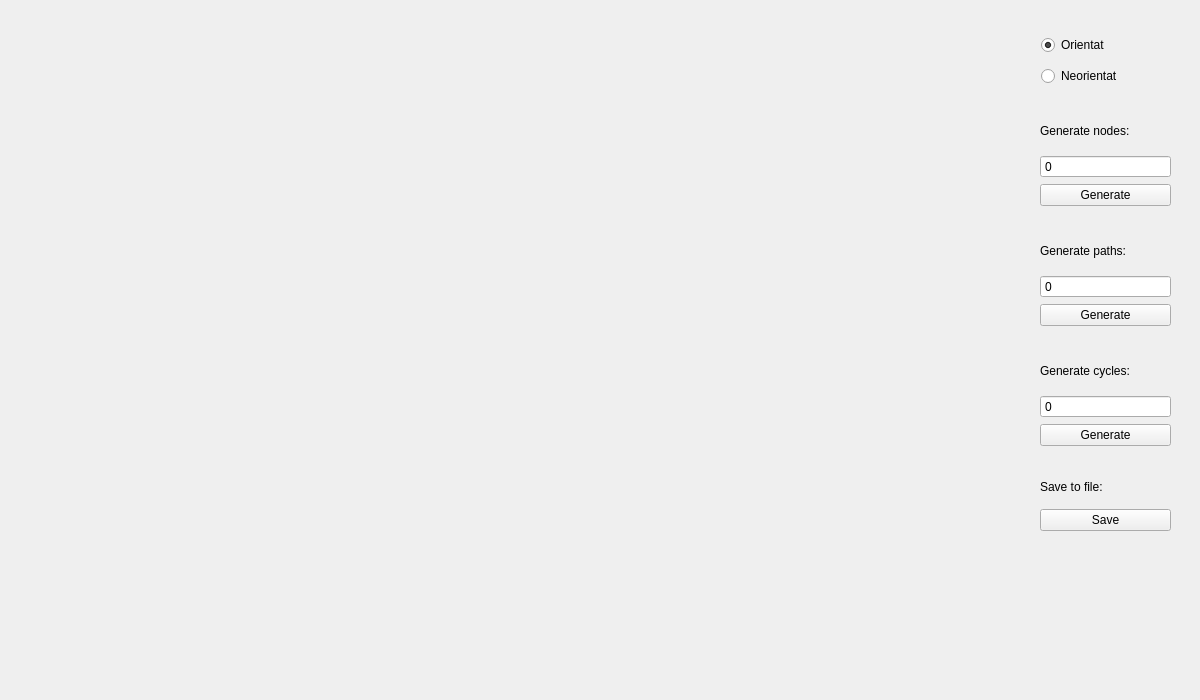
<?xml version="1.0" encoding="UTF-8"?>
<ui version="4.0">
 <class>MainWindow</class>
 <widget class="QMainWindow" name="MainWindow">
  <property name="geometry">
   <rect>
    <x>0</x>
    <y>0</y>
    <width>1200</width>
    <height>700</height>
   </rect>
  </property>
  <property name="windowTitle">
   <string>GraphViewer</string>
  </property>
  <property name="windowIcon">
   <iconset resource="Resources.qrc">
    <normaloff>:/GraphViewer.ico</normaloff>:/GraphViewer.ico</iconset>
  </property>
  <property name="windowOpacity">
   <double>0.990000000000000</double>
  </property>
  <widget class="QWidget" name="centralwidget">
   <widget class="QWidget" name="layoutWidget">
    <property name="geometry">
     <rect>
      <x>1041</x>
      <y>30</y>
      <width>131</width>
      <height>61</height>
     </rect>
    </property>
    <layout class="QVBoxLayout" name="tipGraf">
     <item>
      <widget class="QRadioButton" name="orientatButton">
       <property name="cursor">
        <cursorShape>PointingHandCursor</cursorShape>
       </property>
       <property name="autoFillBackground">
        <bool>false</bool>
       </property>
       <property name="text">
        <string>Orientat</string>
       </property>
       <property name="checked">
        <bool>true</bool>
       </property>
      </widget>
     </item>
     <item>
      <widget class="QRadioButton" name="neorientatButton">
       <property name="sizePolicy">
        <sizepolicy hsizetype="Minimum" vsizetype="Fixed">
         <horstretch>0</horstretch>
         <verstretch>0</verstretch>
        </sizepolicy>
       </property>
       <property name="cursor">
        <cursorShape>PointingHandCursor</cursorShape>
       </property>
       <property name="text">
        <string>Neorientat</string>
       </property>
      </widget>
     </item>
    </layout>
   </widget>
   <widget class="QWidget" name="layoutWidget_2">
    <property name="geometry">
     <rect>
      <x>1040</x>
      <y>232</y>
      <width>131</width>
      <height>94</height>
     </rect>
    </property>
    <layout class="QVBoxLayout" name="pathsLayout">
     <item>
      <widget class="QLabel" name="pathsLabel">
       <property name="text">
        <string>Generate paths:</string>
       </property>
      </widget>
     </item>
     <item>
      <widget class="QSpinBox" name="pathsSpin">
       <property name="buttonSymbols">
        <enum>QAbstractSpinBox::NoButtons</enum>
       </property>
       <property name="maximum">
        <number>50</number>
       </property>
      </widget>
     </item>
     <item>
      <widget class="QPushButton" name="pathsButton">
       <property name="cursor">
        <cursorShape>PointingHandCursor</cursorShape>
       </property>
       <property name="text">
        <string>Generate</string>
       </property>
      </widget>
     </item>
    </layout>
   </widget>
   <widget class="QWidget" name="layoutWidget_3">
    <property name="geometry">
     <rect>
      <x>1040</x>
      <y>352</y>
      <width>131</width>
      <height>94</height>
     </rect>
    </property>
    <layout class="QVBoxLayout" name="cyclesLayout">
     <item>
      <widget class="QLabel" name="cyclesLabel">
       <property name="text">
        <string>Generate cycles:</string>
       </property>
      </widget>
     </item>
     <item>
      <widget class="QSpinBox" name="cyclesSpin">
       <property name="buttonSymbols">
        <enum>QAbstractSpinBox::NoButtons</enum>
       </property>
       <property name="maximum">
        <number>50</number>
       </property>
      </widget>
     </item>
     <item>
      <widget class="QPushButton" name="cyclesButton">
       <property name="cursor">
        <cursorShape>PointingHandCursor</cursorShape>
       </property>
       <property name="text">
        <string>Generate</string>
       </property>
      </widget>
     </item>
    </layout>
   </widget>
   <widget class="QWidget" name="layoutWidget">
    <property name="geometry">
     <rect>
      <x>1040</x>
      <y>112</y>
      <width>131</width>
      <height>94</height>
     </rect>
    </property>
    <layout class="QVBoxLayout" name="nodesLayout">
     <item>
      <widget class="QLabel" name="nodesLabel">
       <property name="text">
        <string>Generate nodes:</string>
       </property>
      </widget>
     </item>
     <item>
      <widget class="QSpinBox" name="nodesSpin">
       <property name="buttonSymbols">
        <enum>QAbstractSpinBox::NoButtons</enum>
       </property>
       <property name="suffix">
        <string/>
       </property>
       <property name="maximum">
        <number>50</number>
       </property>
       <property name="stepType">
        <enum>QAbstractSpinBox::DefaultStepType</enum>
       </property>
      </widget>
     </item>
     <item>
      <widget class="QPushButton" name="nodesButton">
       <property name="cursor">
        <cursorShape>PointingHandCursor</cursorShape>
       </property>
       <property name="text">
        <string>Generate</string>
       </property>
      </widget>
     </item>
    </layout>
   </widget>
   <widget class="QWidget" name="layoutWidget_4">
    <property name="geometry">
     <rect>
      <x>1040</x>
      <y>470</y>
      <width>131</width>
      <height>61</height>
     </rect>
    </property>
    <layout class="QVBoxLayout" name="saveLayout">
     <item>
      <widget class="QLabel" name="saveLabel">
       <property name="text">
        <string>Save to file:</string>
       </property>
      </widget>
     </item>
     <item>
      <widget class="QPushButton" name="saveButton">
       <property name="cursor">
        <cursorShape>PointingHandCursor</cursorShape>
       </property>
       <property name="text">
        <string>Save</string>
       </property>
      </widget>
     </item>
    </layout>
   </widget>
  </widget>
  <widget class="QMenuBar" name="menubar">
   <property name="geometry">
    <rect>
     <x>0</x>
     <y>0</y>
     <width>1200</width>
     <height>25</height>
    </rect>
   </property>
  </widget>
 </widget>
 <resources>
  <include location="Resources.qrc"/>
 </resources>
 <connections/>
</ui>
